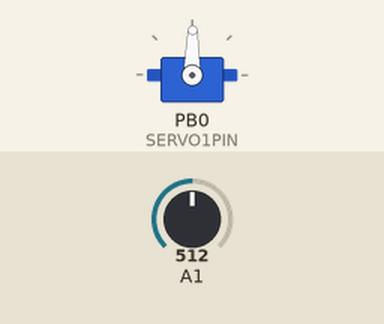
Recording of a sketch running on a simulated ATtiny85, built with avr-gcc and run on an emulated ATtiny85. Shown: servo. The test bench sets the inputs (shaded band); at power-on: A1 = 512.

Above: at 1.2 s.
1.3 s: A1 set to 716
At 1.8 s:
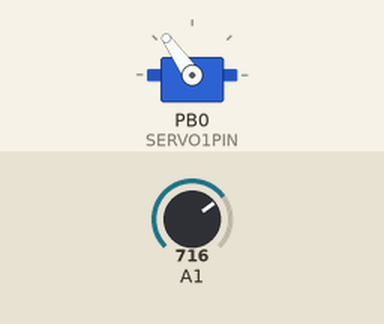
2.8 s: A1 set to 900
At 3.2 s:
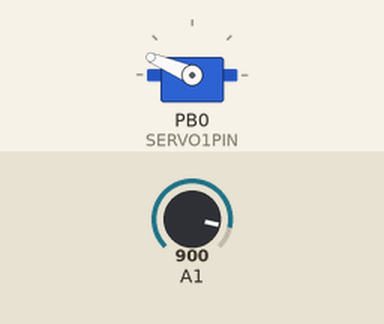
4.3 s: A1 set to 1023
At 5.3 s:
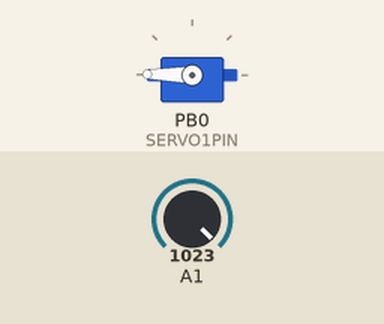
5.8 s: A1 set to 306
At 6.7 s:
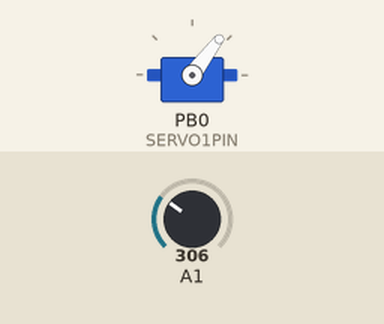
7.3 s: A1 set to 122
At 8.5 s:
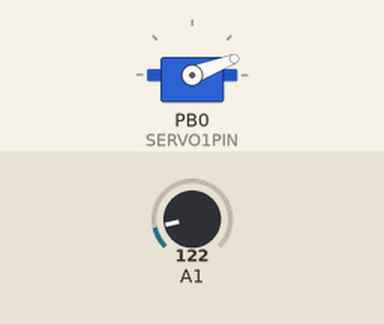
8.8 s: A1 set to 511
At 10.1 s:
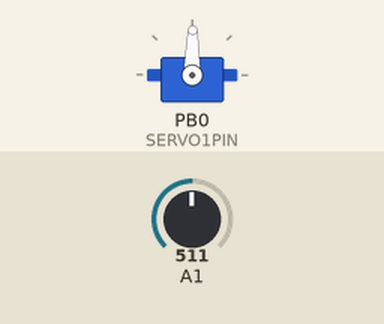
Timing chart, 0 to 11.3 s (numbered marks = the images above; inputs shaded):
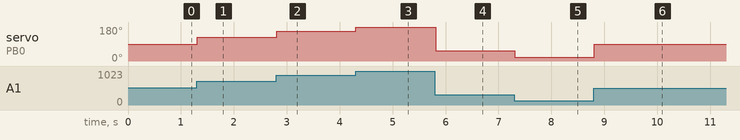

Measured:
- after the input at 1.3 s, servo on PB0 (SERVO1PIN): 89° → 125° at once
- after the input at 2.8 s, servo on PB0 (SERVO1PIN): 125° → 157° at once
- after the input at 4.3 s, servo on PB0 (SERVO1PIN): 157° → 179° at once
- after the input at 5.8 s, servo on PB0 (SERVO1PIN): 179° → 53° at once
- after the input at 7.3 s, servo on PB0 (SERVO1PIN): 53° → 21° at once
- after the input at 8.8 s, servo on PB0 (SERVO1PIN): 21° → 89° at once

The sketch:

Chapter5_05Servo.ino
```cpp
/*******************************************************************
  Servo sketch for Adafruit Trinket. Turn the potentiometer knob
  to set the corresponding position on the servo
  (0 = zero degrees, full = 180 degrees)

  From Chapter 5 of Getting Started with Trinket by Mike Barela, 2014
  Version 1.0 - Initial Version

  Required library is the Adafruit_SoftServo library
  available at https://github.com/adafruit/Adafruit_SoftServo
  The standard Arduino IDE servo library will not work with 8 bit
  AVR microcontrollers like Trinket due to differences
  in available timer hardware and programming.
*******************************************************************/

#include <Adafruit_SoftServo.h>
#define SERVO1PIN 0 // <1>
#define POTPIN 1    // <2>

Adafruit_SoftServo myServo1; //create servo object

void setup() {
  OCR0A = 0xAF;          // <3>
  TIMSK |= _BV(OCIE0A);

  myServo1.attach(SERVO1PIN);  // <4>
  myServo1.write(90);          // <5>
  delay(15);                   // Wait 15ms for servo to reach position
}

void loop() {
  int potValue; // variable to read potentiometer
  int servoPos; // variable to convert voltage on pot to servo position
  potValue=analogRead(POTPIN);  // <6>
  servoPos = map(potValue, 0, 1023, 0, 179);
  myServo1.write(servoPos);     // <7>
  delay(15);    // waits 15ms for servo to reach the position
}

volatile uint8_t counter = 0;  // The timer counter variable

SIGNAL(TIMER0_COMPA_vect) {    // <8>
  // this gets called every 2 milliseconds
  counter += 2;
  // every 20 milliseconds, refresh the servos!
  if (counter >= 20) {
    counter = 0;
    myServo1.refresh();
  }
}
/*
<1> The servo control wire (usually orange) is connected to Trinket on this pin number (set to Pin #0).
<2> The potentiometer center pin is connected to this pin (set to Trinket Pin #2 which is Analog 1 on the ATtiny85).
<3> These two lines set up the interrupt that will refresh the servo every 20 milliseconds to keep them in the position desired.
<4> This calls the servo library to identify the servo is on SERVO1PIN on Trinket
<5> Set an initial position for the servo (it could be anywhere on power up).
<6> Read voltage on the potentiometer (AnalogRead returns 0 to 1023) and then map the values to a value of 0 to 179 degrees.
<7> This tells the servo to go to position desired.
<8> The built in millis() timer is used to keep track of time, and refresh the servo every 20 milliseconds. The +SIGNAL(TIMER0_COMPA_vect)+ function is the interrupt that will be called by the microcontroller every 2 milliseconds.
*/
```
